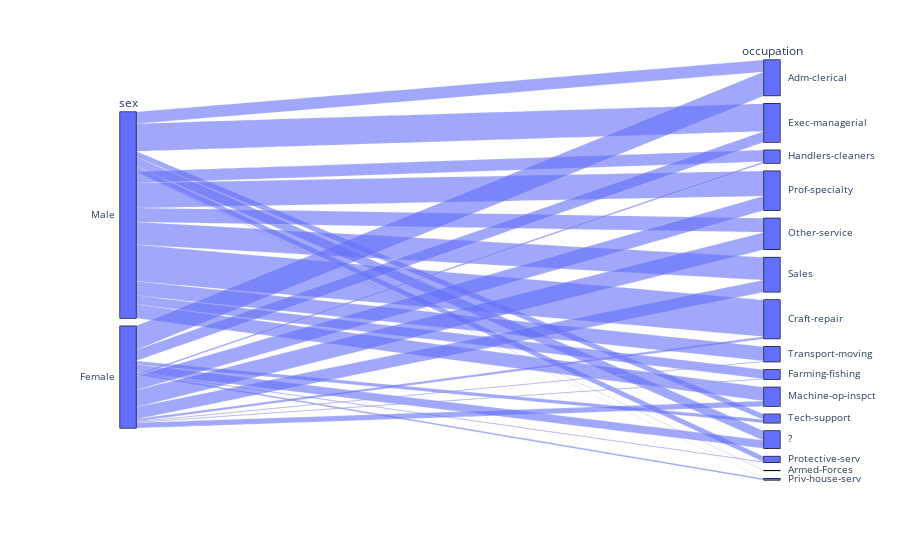

Notebook code for this chart:
### Code cell
px.parallel_categories(census_data, dimensions = ['sex','occupation'])

### Figure 1 — Plotly figure (JSON) as saved in the notebook; plotly's stock layout.template omitted (floating-point values rounded to 4 significant figures; data arrays with more than 128 entries replaced by an {"elided": "..."} marker saying what was removed)
{"data": [{"dimensions": [{"label": "sex", "values": {"elided": "32561 str values"}}, {"label": "occupation", "values": {"elided": "32561 str values"}}], "domain": {"x": [0, 1], "y": [0, 1]}, "name": "", "type": "parcats"}], "layout": {"legend": {"tracegroupgap": 0}, "margin": {"t": 60}}}
